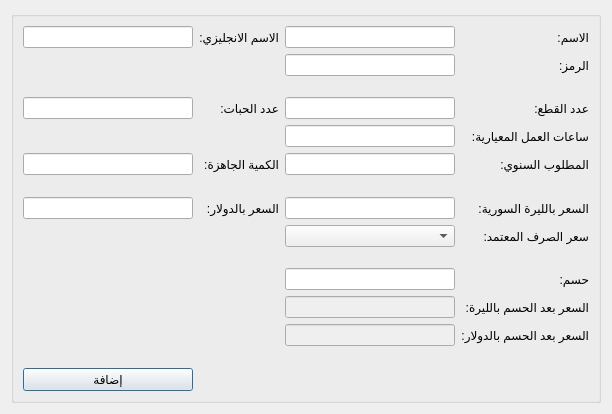
<?xml version="1.0" encoding="UTF-8"?>
<ui version="4.0">
 <class>NewProduct</class>
 <widget class="QDialog" name="NewProduct">
  <property name="geometry">
   <rect>
    <x>0</x>
    <y>0</y>
    <width>612</width>
    <height>414</height>
   </rect>
  </property>
  <property name="windowTitle">
   <string>اضافة منتج</string>
  </property>
  <property name="windowIcon">
   <iconset>
    <normaloff>graphics/icon.xpm</normaloff>graphics/icon.xpm</iconset>
  </property>
  <layout class="QGridLayout" name="gridLayout">
   <item row="0" column="0">
    <widget class="QGroupBox" name="groupBox_2">
     <property name="title">
      <string/>
     </property>
     <layout class="QGridLayout" name="gridLayout_3">
      <item row="9" column="4">
       <widget class="QComboBox" name="exchange_combobox"/>
      </item>
      <item row="11" column="4">
       <widget class="QLineEdit" name="discount_1_input"/>
      </item>
      <item row="4" column="4">
       <widget class="QLineEdit" name="workhours_input"/>
      </item>
      <item row="14" column="1">
       <spacer name="verticalSpacer_3">
        <property name="orientation">
         <enum>Qt::Vertical</enum>
        </property>
        <property name="sizeType">
         <enum>QSizePolicy::Maximum</enum>
        </property>
        <property name="sizeHint" stdset="0">
         <size>
          <width>20</width>
          <height>30</height>
         </size>
        </property>
       </spacer>
      </item>
      <item row="11" column="6">
       <widget class="QLabel" name="label_10">
        <property name="text">
         <string>حسم:</string>
        </property>
       </widget>
      </item>
      <item row="8" column="6">
       <widget class="QLabel" name="label_9">
        <property name="text">
         <string>السعر بالليرة السورية:</string>
        </property>
       </widget>
      </item>
      <item row="5" column="1">
       <widget class="QLabel" name="label_7">
        <property name="text">
         <string>الكمية الجاهزة:</string>
        </property>
       </widget>
      </item>
      <item row="12" column="6">
       <widget class="QLabel" name="label_16">
        <property name="text">
         <string>السعر بعد الحسم بالليرة:</string>
        </property>
       </widget>
      </item>
      <item row="12" column="4">
       <widget class="QLineEdit" name="discount_1_result_sp">
        <property name="enabled">
         <bool>false</bool>
        </property>
       </widget>
      </item>
      <item row="15" column="0">
       <widget class="QPushButton" name="save_btn">
        <property name="text">
         <string>إضافة</string>
        </property>
       </widget>
      </item>
      <item row="0" column="0">
       <widget class="QLineEdit" name="name_en_input"/>
      </item>
      <item row="9" column="6">
       <widget class="QLabel" name="label_15">
        <property name="text">
         <string>سعر الصرف المعتمد:</string>
        </property>
       </widget>
      </item>
      <item row="2" column="4">
       <spacer name="verticalSpacer_2">
        <property name="orientation">
         <enum>Qt::Vertical</enum>
        </property>
        <property name="sizeType">
         <enum>QSizePolicy::Maximum</enum>
        </property>
        <property name="sizeHint" stdset="0">
         <size>
          <width>20</width>
          <height>30</height>
         </size>
        </property>
       </spacer>
      </item>
      <item row="4" column="6">
       <widget class="QLabel" name="label_4">
        <property name="text">
         <string>ساعات العمل المعيارية:</string>
        </property>
       </widget>
      </item>
      <item row="10" column="4">
       <spacer name="verticalSpacer">
        <property name="orientation">
         <enum>Qt::Vertical</enum>
        </property>
        <property name="sizeType">
         <enum>QSizePolicy::Maximum</enum>
        </property>
        <property name="sizeHint" stdset="0">
         <size>
          <width>20</width>
          <height>30</height>
         </size>
        </property>
       </spacer>
      </item>
      <item row="8" column="4">
       <widget class="QLineEdit" name="price_input"/>
      </item>
      <item row="5" column="6">
       <widget class="QLabel" name="label_6">
        <property name="text">
         <string>المطلوب السنوي:</string>
        </property>
       </widget>
      </item>
      <item row="6" column="4">
       <spacer name="verticalSpacer_4">
        <property name="orientation">
         <enum>Qt::Vertical</enum>
        </property>
        <property name="sizeType">
         <enum>QSizePolicy::Maximum</enum>
        </property>
        <property name="sizeHint" stdset="0">
         <size>
          <width>20</width>
          <height>30</height>
         </size>
        </property>
       </spacer>
      </item>
      <item row="5" column="0">
       <widget class="QLineEdit" name="ready_input"/>
      </item>
      <item row="3" column="1">
       <widget class="QLabel" name="label_8">
        <property name="text">
         <string>عدد الحبات:</string>
        </property>
       </widget>
      </item>
      <item row="5" column="4">
       <widget class="QLineEdit" name="year_require_input"/>
      </item>
      <item row="3" column="4">
       <widget class="QLineEdit" name="quantity_input">
        <property name="enabled">
         <bool>true</bool>
        </property>
       </widget>
      </item>
      <item row="8" column="0">
       <widget class="QLineEdit" name="price_input_usd"/>
      </item>
      <item row="0" column="6">
       <widget class="QLabel" name="label">
        <property name="text">
         <string>الاسم:</string>
        </property>
       </widget>
      </item>
      <item row="0" column="1">
       <widget class="QLabel" name="label_2">
        <property name="text">
         <string>الاسم الانجليزي:</string>
        </property>
       </widget>
      </item>
      <item row="0" column="4">
       <widget class="QLineEdit" name="name_input"/>
      </item>
      <item row="3" column="6">
       <widget class="QLabel" name="label_3">
        <property name="text">
         <string>عدد القطع:</string>
        </property>
       </widget>
      </item>
      <item row="13" column="4">
       <widget class="QLineEdit" name="discount_1_result_usd">
        <property name="enabled">
         <bool>false</bool>
        </property>
       </widget>
      </item>
      <item row="1" column="4">
       <widget class="QLineEdit" name="code_input"/>
      </item>
      <item row="3" column="0">
       <widget class="QLineEdit" name="pills_input">
        <property name="enabled">
         <bool>true</bool>
        </property>
       </widget>
      </item>
      <item row="8" column="1">
       <widget class="QLabel" name="label_14">
        <property name="text">
         <string>السعر بالدولار:</string>
        </property>
       </widget>
      </item>
      <item row="13" column="6">
       <widget class="QLabel" name="label_17">
        <property name="text">
         <string>السعر بعد الحسم بالدولار:</string>
        </property>
       </widget>
      </item>
      <item row="1" column="6">
       <widget class="QLabel" name="label_5">
        <property name="text">
         <string>الرمز:</string>
        </property>
       </widget>
      </item>
     </layout>
    </widget>
   </item>
  </layout>
 </widget>
 <resources/>
 <connections/>
</ui>
